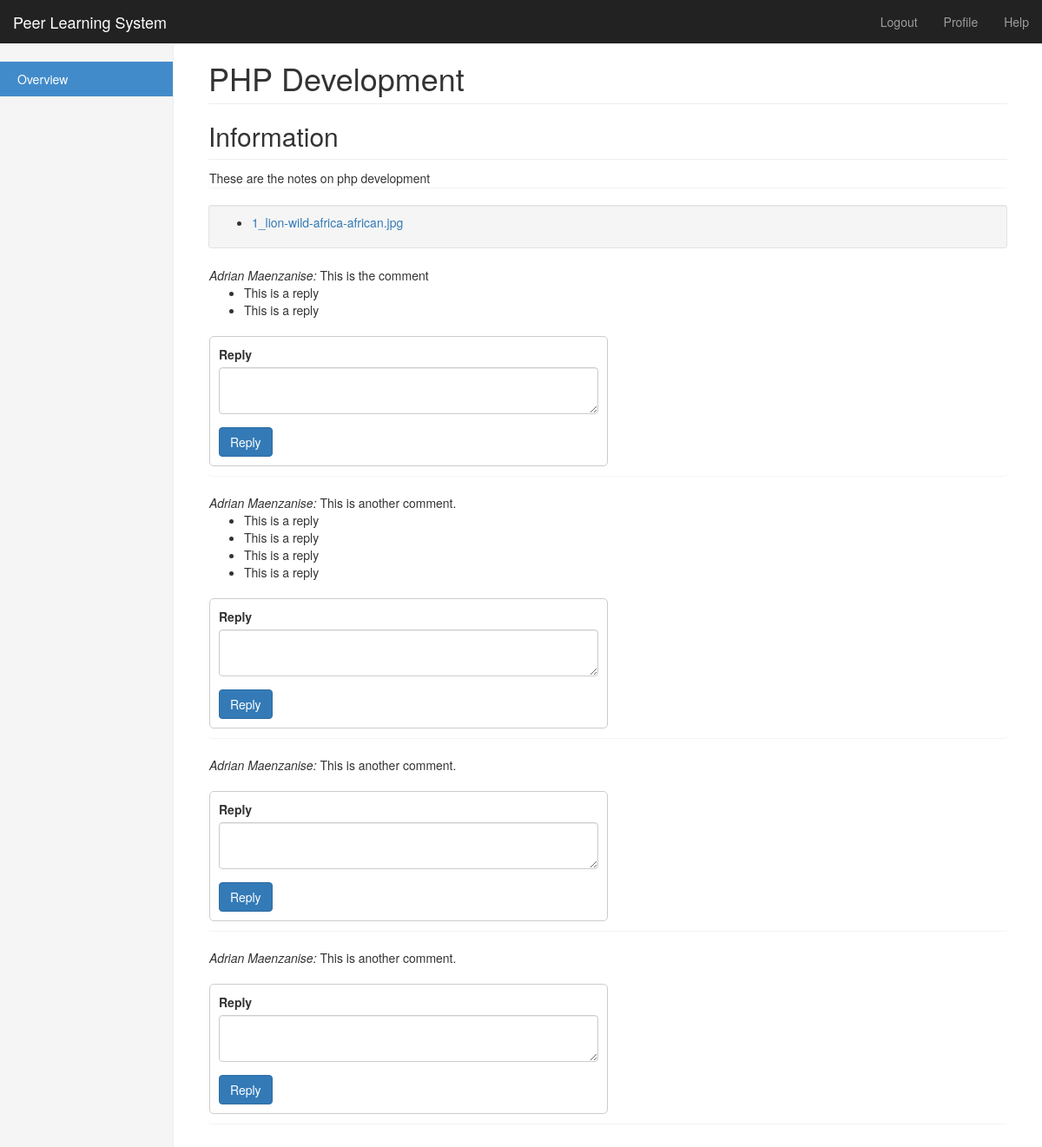
Page /course.php?course_id=1 (signed in) on the committed database.
### tables this page shows
CREATE TABLE `courses` (
  `id` int(11) NOT NULL,
  `name` varchar(255) NOT NULL,
  `notes` text NOT NULL,
  `published` int(11) NOT NULL DEFAULT '1'
);

CREATE TABLE `documents` (
  `id` int(11) NOT NULL,
  `course_id` int(11) NOT NULL,
  `name` varchar(255) NOT NULL,
  `path` text NOT NULL,
  `date_added` timestamp NOT NULL DEFAULT CURRENT_TIMESTAMP
);

CREATE TABLE `comments` (
  `id` int(11) NOT NULL,
  `user_id` int(11) NOT NULL,
  `course_id` int(11) NOT NULL,
  `comment` varchar(255) NOT NULL,
  `spam` int(11) NOT NULL DEFAULT '0'
);

CREATE TABLE `users` (
  `id` int(11) NOT NULL,
  `first_name` varchar(100) NOT NULL,
  `surname` varchar(100) NOT NULL,
  `email` varchar(100) NOT NULL,
  `password` varchar(70) NOT NULL,
  `account_type` int(11) NOT NULL DEFAULT '1',
  `date_created` timestamp NOT NULL DEFAULT CURRENT_TIMESTAMP,
  `active_state` int(11) DEFAULT NULL
);

CREATE TABLE `replies` (
  `id` int(11) NOT NULL,
  `comment_id` int(11) NOT NULL,
  `reply` varchar(255) NOT NULL,
  `user_id` int(11) NOT NULL,
  `spam` int(11) NOT NULL DEFAULT '0'
);

### classes/Db.php (called while the page is built, shortened)
<?php
class Db {
    private $_connection;
    private static $_instance;
    public static function getInstance() {
        if (!self::$_instance) {
            self::$_instance = new self();
        }
        return self::$_instance;
    }
    public function __construct() {
        $return = array('result' => false);
        $data = $return['connection'];
        $host = $data['host'];
        $database = $data['database'];
        $user = $data['user'];
        $password = $data['password'];
        $this->_connection = new mysqli($host, $user, $password, $database);
    }
    public function getConnection() {
        return $this->_connection;
    }
}

### classes/Courses.php (called while the page is built, shortened)
<?php
class Courses {
    private $_connection;
    public function __construct() {
        $this->_db = Db::getInstance();
        $this->_connection = $this->_db->getConnection();
    }
    public function getCourseDetails($id){
        $query = "SELECT * FROM courses WHERE id = $id";
        $handle = $this->_connection->query($query);
        if($handle){
            return $handle;
        }else{
            return FALSE;
        }
    }
    public function getCourseDocuments($course_id){
        $query = "SELECT * FROM documents WHERE course_id = $course_id";
        $handle = $this->_connection->query($query);
        if($handle){
            return $handle;
        }else{
            return FALSE;
        }
    }
}

### classes/User.php (called while the page is built, shortened)
<?php
class User {
    private $_connection;
    public function __construct() {
        $this->_db = Db::getInstance();
        $this->_connection = $this->_db->getConnection();
    }
    private function getUserDetails($id) {
        $query = "SELECT * FROM users WHERE `id` = '$id'";
        $handle = $this->_connection->query($query);
        if ($handle) {
            return $handle->fetch_object();
        } else {
            return FALSE;
        }
    }
    public function getFullName($id) {
        $name = $this->getUserDetails($id)->first_name;
        $surname = $this->getUserDetails($id)->surname;
        return $name . " " . $surname;
    }
    public function getAllComments($course_id){
        $query = "SELECT * FROM comments WHERE course_id = $course_id";
        $handle = $this->_connection->query($query);
        if ($handle) {
            return $handle;
        } else {
            $this->error = $this->_connection->error;
            return FALSE;
        }
    }
    public function getReplies($id){
        $query = "SELECT * FROM replies WHERE comment_id = $id";
        $handle = $this->_connection->query($query);
        if ($handle) {
            return $handle;
        } else {
            $this->error = $this->_connection->error;
            return FALSE;
        }
    }
}

### course.php (the view, shortened to what this page needs)
<?php
$user = new User;
$course = new Courses();
$couseDetails = $course->getCourseDetails(filter_input(1, "course_id"))->fetch_assoc();
$courseDocs = $course->getCourseDocuments(filter_input(1, "course_id"));
if ($_SESSION['account_type'] == "1") {
    $comments = $user->getMyComments($_SESSION['user_id'], filter_input(1, "course_id"));
} elseif ($_SESSION['account_type'] == "0") {
    $comments = $user->getAllComments(filter_input(1, "course_id"));
}
include 'includes/header.php';
?>
<div class="container-fluid">
    <div class="row">
        <div class="col-sm-3 col-md-2 sidebar">
            <ul class="nav nav-sidebar">
                <li class="active"><a href="#">Overview <span class="sr-only">(current)</span></a></li>
            </ul>
        </div>
        <div class="col-sm-9 col-sm-offset-3 col-md-10 col-md-offset-2 main">
            <h1 class="page-header"><?= $couseDetails['name'] ?></h1>
            <h2 class="sub-header">Information</h2>
            <div class="panel">
                <?= $couseDetails['notes'] ?>
            </div>
            <div class="well well-sm">
                <ul>
                    <?php while ($row = $courseDocs->fetch_assoc()): ?>
                        <li><a href="<?= $row['path'] ?>"><?= $row['name'] ?></a></li>
                    <?php endwhile; ?>
                </ul>
            </div>
            <?php while ($comment = $comments->fetch_assoc()): ?>
                <div class="panel">
                    <?php
                    $student = $user->getFullName($comment['user_id']);
                    ?>
                    <i><?=$student?>:</i> <?= $comment['comment'] ?>
                    <?php
                    $replies = $user->getReplies($comment['id']);
                    ?>
                    <ul>
                        <?php while ($row = $replies->fetch_assoc()): ?>
                        <li><?=$row['reply'];?></li>
                        <?php endwhile; ?>
                    </ul>
                    <?php if ($_SESSION['account_type'] == "0"): ?>
                        <form method="post" class="clearfix">
                            <div class="reply"
                                 style="width: 50%;
                                 border: 1px solid #ccc;
                                 padding: 10px;
                                 margin-top: 10px;
                                 margin-bottom: 10px;
                                 margin-right: auto;
                                 border-radius: 5px;">
                                <div class="form-group">
                                    <label for="comment">Reply</label>
                                    <textarea class="form-control" name="comment"></textarea>
                                </div>
                                <input type="submit" value="Reply" class="btn btn-primary">
                            </div>
                        </form>
                    <?php endif; ?>
                </div>
            <?php endwhile; ?>
        </div>
    </div>
</div>
<?php
include 'includes/footer.php';

### includes/header.php (shortened to what this page needs)
<!DOCTYPE html>
<html lang="en">
    <head>
        <link href="css/bootstrap.min.css" rel="stylesheet">
        <link href="css/main.css" rel="stylesheet">
    <body>
        <nav class="navbar navbar-inverse navbar-fixed-top">
            <div class="container-fluid">
                <div class="navbar-header">
                    <a class="navbar-brand" href="#">Peer Learning System</a>
                </div>
                <div id="navbar" class="navbar-collapse collapse">
                    <ul class="nav navbar-nav navbar-right">
                        <?php if (isset($_SESSION['user_id']) && $_SESSION['account_type'] == '0'): ?>
                            <li><a href="logout.php">Logout</a></li>
                            <li><a href="admin.php">Profile</a></li>
                        <?php endif; ?>
                        <li><a href="#">Help</a></li>
                    </ul>
                </div>
            </div>
        </nav>

### includes/footer.php (shortened to what this page needs)
  </body>
</html>

### css/main.css (style rules this page uses)
body { padding-top: 50px; }
.sub-header { padding-bottom: 10px; border-bottom: 1px solid #eee; }
.navbar-fixed-top { border: 0; }
.sidebar { display: none; }
@media (min-width: 768px) { .sidebar { position: fixed; top: 51px; bottom: 0; left: 0; z-index: 1000; display: block; padding: 20px; overflow-x: hidden; overflow-y: auto; background-color: #f5f5f5; border-right: 1px solid #eee; } }
.nav-sidebar { margin-right: -21px; margin-bottom: 20px; margin-left: -20px; }
.nav-sidebar > li > a { padding-right: 20px; padding-left: 20px; }
.nav-sidebar > .active > a, .nav-sidebar > .active > a:hover, .nav-sidebar > .active > a:focus { color: #fff; background-color: #428bca; }
.main { padding: 20px; }
@media (min-width: 768px) { .main { padding-right: 40px; padding-left: 40px; } }
.main .page-header { margin-top: 0; }

### rows in the picture
courses: name "PHP Development", notes "These are the notes on php development"
documents: name "1_lion-wild-africa-african.jpg"
comments: user.surname "Adrian Maenzanise", comment "This is the comment"
replies: reply "This is a reply"
replies: reply "This is a reply"
comments: user.surname "Adrian Maenzanise", comment "This is another comment."
replies: reply "This is a reply"
replies: reply "This is a reply"
replies: reply "This is a reply"
replies: reply "This is a reply"
comments: user.surname "Adrian Maenzanise", comment "This is another comment."
comments: user.surname "Adrian Maenzanise", comment "This is another comment."
